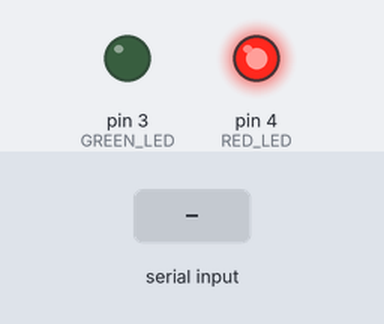
Simulated run of this sketch. Board: Arduino Uno, built with avr-gcc and run on an emulated ATmega328P. Parts: output pins drawn as LEDs (lit = HIGH). The test bench sets the inputs (shaded band).

Above: at 1.2 s.
1.3 s: "1\n" received over Serial
At 2.4 s:
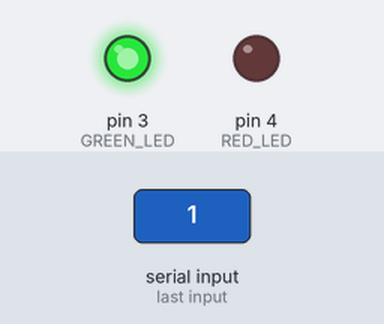
2.8 s: "90,45\n" received over Serial
At 4.0 s:
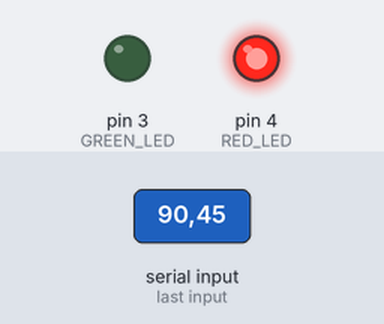
Timing chart, 0 to 5.8 s (numbered marks = the images above; inputs shaded):
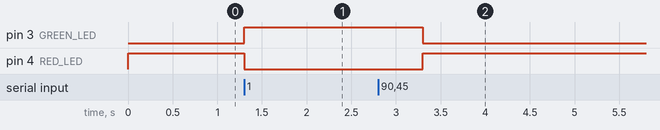

The sketch:

Arduino.ino
```cpp
int GREEN_LED = 3;
int RED_LED = 4;

void setup() {

  Serial.begin(9600);
  pinMode(GREEN_LED,OUTPUT);
  pinMode(RED_LED,OUTPUT);

  digitalWrite(GREEN_LED,LOW);
  digitalWrite(RED_LED,HIGH);
}

String b;
int Number;

void loop() {
  // put your main code here, to run repeatedly:
  while (Serial.available() > 0) {
    int incomingByte = 0;
    b = Serial.readStringUntil('\n');
    Number = b.toInt();

    if (Number == 1){
      digitalWrite(GREEN_LED,Number);
      digitalWrite(RED_LED,LOW);
      delay(2000);
    }else{
      digitalWrite(GREEN_LED,LOW);
      digitalWrite(RED_LED,HIGH);
    }


  }

}
```

Measured:
- after the input at 1.3 s, pin 3 (GREEN_LED): LOW → HIGH at once; pin 4 (RED_LED): HIGH → LOW at once
- after the input at 2.8 s, pin 3 (GREEN_LED): HIGH → LOW after 0.50 s; pin 4 (RED_LED): LOW → HIGH after 0.50 s
